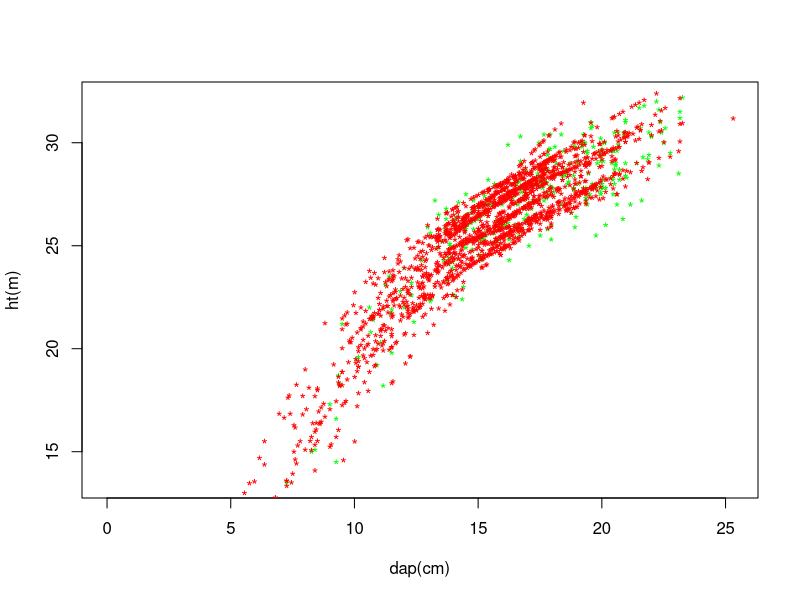

Reproduce this figure in R.
#AMOSTRAGEM CASUAL SIMPLES - HIPSOMETRIA POR PARCELA

arv <- read.csv2('fustes.csv')
View(arv)
names(arv)

#Hipsometria por parcela

hipso <- data.frame(
  parcela = unique(arv$parcela),
  b0 = NA,
  b1 = NA
)

for(i in 1:nrow(hipso)){
  selarv <- subset(arv,
                   parcela == hipso$parcela[i] &
                     dap > 0 & !is.na(dap) &
                     ht > 0 & !is.na(ht)   
  )
  ajhipso <- lm('log(ht)~I(1/dap)', selarv)
  bs <- as.vector(coef(ajhipso))
  hipso$b0[i] <- bs[1]
  hipso$b1[i] <- bs[2]
}
View(hipso)

arv <- merge(arv, 
             hipso, 
             by = 'parcela')


#Estimando as alturas totais
arv$htest <- with(arv, exp(b0+b1/dap))

#x11();
#hist(arv$htest[arv$htest>0]);
#hist(arv$ht[arv$ht>0],col='red',add=T);

with(arv, plot(ht ~ dap,
               xlab = 'dap(cm)',
               ylab = 'ht(m)',
               pch = '*',
               col = 'green'))
with(arv,
     points(htest ~ dap,
            pch = '*',
            col = 'red'))

#arv$htest[arv$dap==0|is.na(dap)]<-0

arv$htre <- arv$ht
ii <- is.na(arv$ht) | arv$ht == 0
arv$htre[ii] <- arv$htest[ii]

arv$vicc <- with(arv, 6.436159e-05 * dap^1.852143 * htre^9.530665e-01)

names(arv)

library(dplyr)
parc <- 
  arv %>% 
  group_by(fazenda, 
           talhao,
           areatal,
           parcela,
           areaparc) %>% 
  summarise(vol = sum(vicc))
#OU
parc <- aggregate(list(vol = arv$vicc),
                  list(fazenda = arv$fazenda,
                       talhao = arv$talhao,
                       areatal = arv$areatal,
                       parcela = arv$parcela,
                       areaparc = arv$areaparc
                  ),sum);
View(parc);

#Variável de interesse
y <- parc$vol

#Média
(ymed <- mean(y))

#Variância
(yvar <- var(y))

#Desvio padrão
(ydesv <- sd(y))
#ou
(ydesv <- sqrt(yvar))

#Tamanho da amostra
(n <- length(y))

#Área da parcela
(areaparc <- mean(parc$areaparc))

#Área da fazenda
talhao <- subset(parc, !duplicated(talhao), c('talhao','areatal'))
View(talhao)
(areafaz <- sum(talhao$areatal))

#Intensidade amostral
(ia <- areafaz/n)

#Número de parcelas cabíveis
(N <- areafaz*10000/areaparc)

#Variância da media
(yvarmed <- (yvar/n) * (1-n/N))

#Erro padrão da média
(ydesvmed <- sqrt(yvarmed))

#Erro do inventário
(erroinv <- qt(0.975,n-1) * ydesvmed)

#Erro do inventário em porcentagem

(erroinvperc <- erroinv/ymed * 100);

#Média por ha
(yha <- ymed*(10000/areaparc))
#Erro inventário por ha
(erroinvha <- erroinv * (10000/areaparc))

#Total populacional
(ytot <- yha * areafaz)
#Erro inventário para a população
(erroinvtot <- erroinvha * areafaz)

#Intervalo de confiança para a população

cat(paste(round(ytot - erroinvtot, 0),'<= total <=',
          round(ytot + erroinvtot, 0),'m³\n'))




